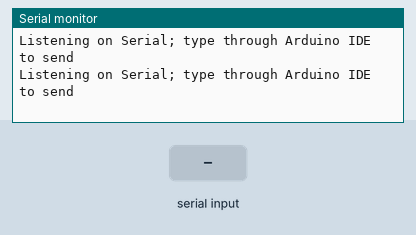
Recording of a sketch running on a simulated Arduino Mega 2560, built with avr-gcc and run on an emulated ATmega2560. Parts: the last lines printed to the serial monitor. The test bench sets the inputs (shaded band).

Above: at 1.2 s.
1.3 s: "1\n" received over Serial
At 1.81 s:
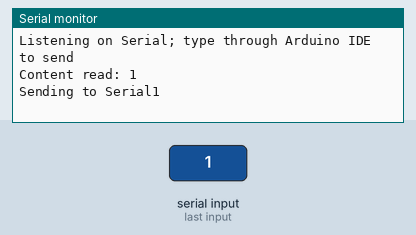
3.0 s: "0\n" received over Serial
At 3.32 s:
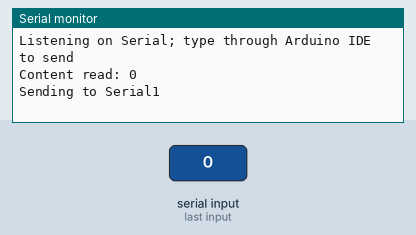
4.5 s: "2\n" received over Serial
At 4.82 s:
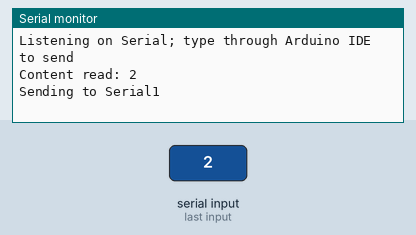

Measured:
- after the input at 1.3 s, the serial monitor: prints a new line after 0.21 s (image 1)
- after the input at 3.0 s, the serial monitor: prints a new line at once (image 2)
- after the input at 4.5 s, the serial monitor: prints a new line at once (image 3)

The sketch:

raspi_pico_2w.ino
```cpp
String content = "";

void setup() {
  Serial.begin(115200);
  Serial1.begin(9600);              // Pins: Tx GP00, assuming GP01 is Rx?
  Serial2.begin(9600, SERIAL_8N1);  // Pins: TX GP08
}

void loop() {
  Serial.println("Listening on Serial; type through Arduino IDE to send");

  if (Serial.available()) {
    content = Serial.readStringUntil('\n');

    Serial.print("Content read: ");
    Serial.println(content);
    Serial.println("Sending to Serial1");

    Serial1.println(content);
    content = "";
  }

  Serial2.println("oooo");
  delay(500);
}
```
